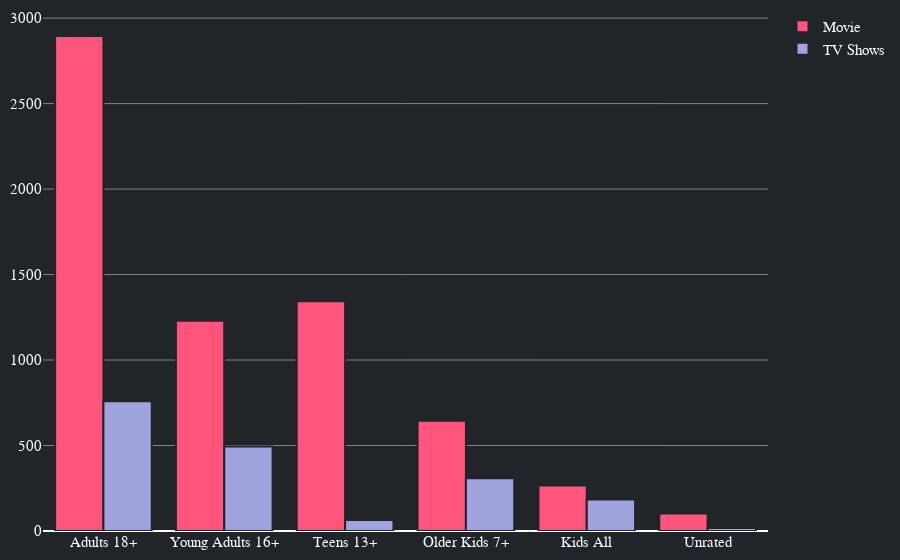

The notebook cell saved with this chart:
### Markdown cell above
## Rating analysis

We plot in bar chart ratings present on our dataset divided by type (Movie and TV Show).

**Conclusion:** Here we can notice that most of the contents are made for Adults. Another interesting insight is the fact that movies present more teenagers than young adults ratings and TV Shows tend to be rated more by young adults than teens.

### Code cell
df = data.copy()
df['rating'].replace('no_data', np.nan, inplace  = True)
df.dropna(inplace=True)
df['count'] = 1
order = pd.DataFrame(df.groupby('rating')['count'].sum().sort_values(ascending=False).reset_index())
rating_order = order['rating'].to_list()
mf = df.groupby('type')['rating'].value_counts().unstack().sort_index().fillna(0).astype(int)[rating_order]
fig = go.Figure()
fig.add_trace(go.Bar(x=mf.columns, y=mf.loc['Movie'],
                base=0,
                marker_color='#ff547c',
                name='Movie'))
fig.add_trace(go.Bar(x=mf.columns,  y= mf.loc['TV Show'],
                marker_color='#a0a3de',
                name='TV Shows'
                ))

fig.update_traces(marker=dict(line=dict(color='#212529', width=2)), hoverlabel=dict(font_size=14,font_family="Arial, san serif",font_color="white") )
fig.update_traces(hovertemplate=('<br>Total %{x}: %{y}<br><extra></extra>'))
fig.update_layout(paper_bgcolor="#212529", plot_bgcolor ='rgba(0, 0, 0, 0)', hoverlabel_bordercolor='#212529',margin=margin, yaxis_gridcolor ='rgba(225, 225, 225, .5)', font_color="white", font_family="Arial, san serif", font_size=15)

fig.update_yaxes(color="white")
fig.update_xaxes(color="white")
fig.write_html('visualization/four.html')
fig.show()

### Figure 1 — Plotly figure (JSON) as saved in the notebook; plotly's stock layout.template omitted (floating-point values rounded to 4 significant figures)
{"data": [{"base": 0, "hoverlabel": {"font": {"color": "white", "family": "Arial, san serif", "size": 14}}, "hovertemplate": "<br>Total %{x}: %{y}<br><extra></extra>", "marker": {"color": "#ff547c", "line": {"color": "#212529", "width": 2}}, "name": "Movie", "type": "bar", "x": ["Adults 18+", "Young Adults 16+", "Teens 13+", "Older Kids 7+", "Kids All", "Unrated"], "y": [2895, 1230, 1344, 645, 266, 102]}, {"hoverlabel": {"font": {"color": "white", "family": "Arial, san serif", "size": 14}}, "hovertemplate": "<br>Total %{x}: %{y}<br><extra></extra>", "marker": {"color": "#a0a3de", "line": {"color": "#212529", "width": 2}}, "name": "TV Shows", "type": "bar", "x": ["Adults 18+", "Young Adults 16+", "Teens 13+", "Older Kids 7+", "Kids All", "Unrated"], "y": [759, 494, 64, 309, 184, 18]}], "layout": {"font": {"color": "white", "family": "Arial, san serif", "size": 15}, "hoverlabel": {"bordercolor": "#212529"}, "margin": {"b": 10, "l": 10, "r": 10, "t": 10}, "paper_bgcolor": "#212529", "plot_bgcolor": "rgba(0, 0, 0, 0)", "xaxis": {"color": "white"}, "yaxis": {"color": "white", "gridcolor": "rgba(225, 225, 225, .5)"}}}
